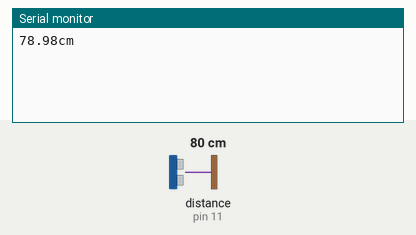
A sketch run on a simulated Arduino Uno, built with avr-gcc and run on an emulated ATmega328P. On the bench: the last lines printed to the serial monitor. Wiring (inferred from the names in the program): ultrasonic range finder: trigger pin 12; echo pin 11. The inputs (shaded band) are chosen by the test bench; at power-on: distance to the obstacle (sensor on pin 11) 80 cm. The echo pulse lasts 58.3 µs per cm.

Above: at 2.2 s.
2.3 s: distance to the obstacle (sensor on pin 11) set to 2 cm
At 3.9 s:
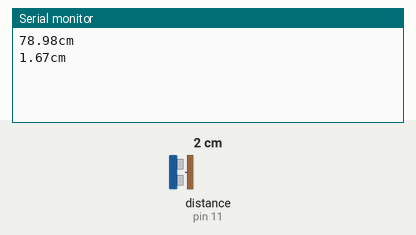
4.4 s: distance to the obstacle (sensor on pin 11) set to 4 cm
At 6.4 s:
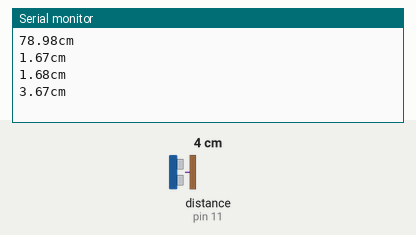
Timing chart, 0 to 7.9 s (numbered marks = the images above; inputs shaded):
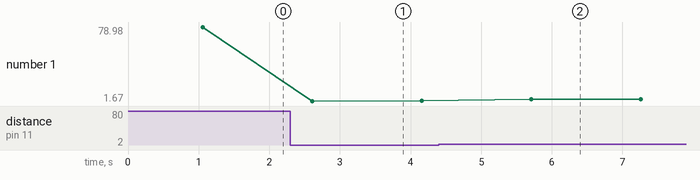

The sketch:

10-ultrasonic_sensor.ino
```cpp
#define ECHO_PIN 11
#define TRIGGER_PIN 12

float compute_distance(unsigned int timeout_ms = 50);
unsigned long cm_to_us(float centimeters);
float us_to_cm(unsigned long microseconds);

void setup()
{
    Serial.begin(9600);

    pinMode(ECHO_PIN, INPUT);
    pinMode(TRIGGER_PIN, OUTPUT);

    delay(1000);
}

void loop()
{
    const float distance = compute_distance();

    Serial.print(distance);
    Serial.println("cm");

    delay(1500);
}

float compute_distance(unsigned int timeout_ms)
{
    unsigned long microseconds;

    digitalWrite(TRIGGER_PIN, LOW);     // Ensure pin at rest
    delayMicroseconds(2);               // Wait an instant, stabilize
    digitalWrite(TRIGGER_PIN, HIGH);    // Emit pulse
    delayMicroseconds(10);              // Hold for 10 microseconds
    digitalWrite(TRIGGER_PIN, LOW);     // Stop pulse
    delayMicroseconds(2);               // Wait an instant, stabilize

    // In sync with the emitted wave, the echo pin is set to `HIGH` and will go
    // `LOW` as soon as it detects the return wave.  `pulseIn()` times this
    // round trip (`HIGH` to `LOW`).
    microseconds = pulseIn(ECHO_PIN, HIGH);

    // This function won't work on immediate successive calls, maybe due to
    // residual waves or sensor activity, so enforce a time out
    delay(timeout_ms);

    // Convert the round-trip microseconds to obstacle distance
    return us_to_cm(microseconds);
}

unsigned long cm_to_us(float centimeters)
{
    // Inverse of `us_to_cm()`
    return (2000.0 * centimeters) / 34.0;
}

float us_to_cm(unsigned long microseconds)
{
    // Speed of sound: 340m/s = 34cm/ms
    // `microseconds` represents a round trip, so divide by 2
    return 34.0 * (microseconds / 1000.0) / 2.0;
}
```

Measured:
- after the input at 2.3 s, the serial monitor: prints a new line after 0.31 s (image 1)
- after the input at 4.4 s, the serial monitor: prints a new line after 1.3 s (image 2)
- plotted number 1: 78.98 → 1.68 after the input at 2.3 s, 1.68 → 3.67 after the input at 4.4 s
